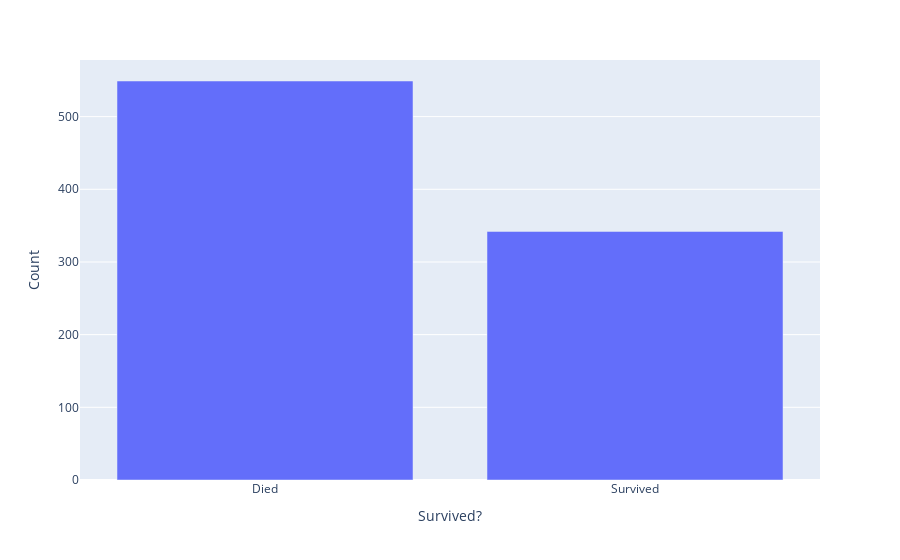

Notebook code for this chart:
### Code cell
px.bar(titanic_survived, y="Survival_count", labels={"Survival_count": "Count"})

### Figure 1 — Plotly figure (JSON) as saved in the notebook; plotly's stock layout.template omitted (floating-point values rounded to 4 significant figures)
{"data": [{"alignmentgroup": "True", "hovertemplate": "Survived?=%{x}<br>Count=%{y}<extra></extra>", "legendgroup": "", "marker": {"color": "#636efa", "pattern": {"shape": ""}}, "name": "", "offsetgroup": "", "orientation": "v", "showlegend": false, "textposition": "auto", "type": "bar", "x": ["Died", "Survived"], "xaxis": "x", "y": [549, 342], "yaxis": "y"}], "layout": {"barmode": "relative", "legend": {"tracegroupgap": 0}, "margin": {"t": 60}, "xaxis": {"anchor": "y", "domain": [0, 1], "title": {"text": "Survived?"}}, "yaxis": {"anchor": "x", "domain": [0, 1], "title": {"text": "Count"}}}}
